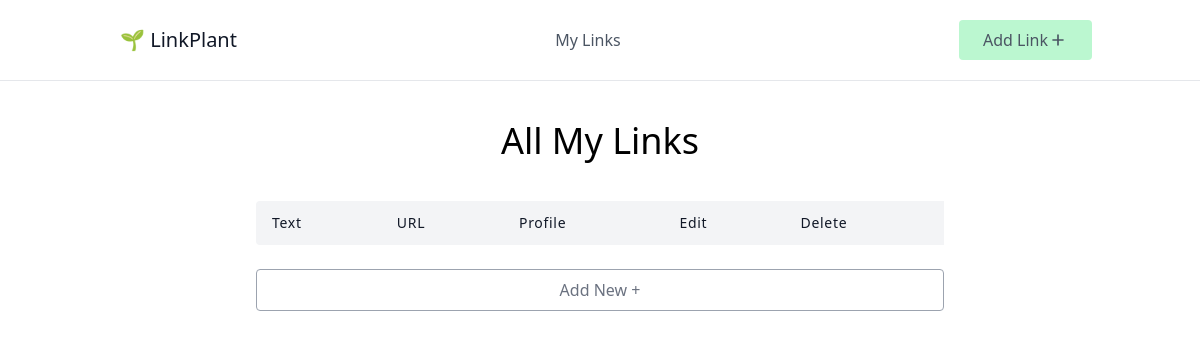
The app's page /, older data.
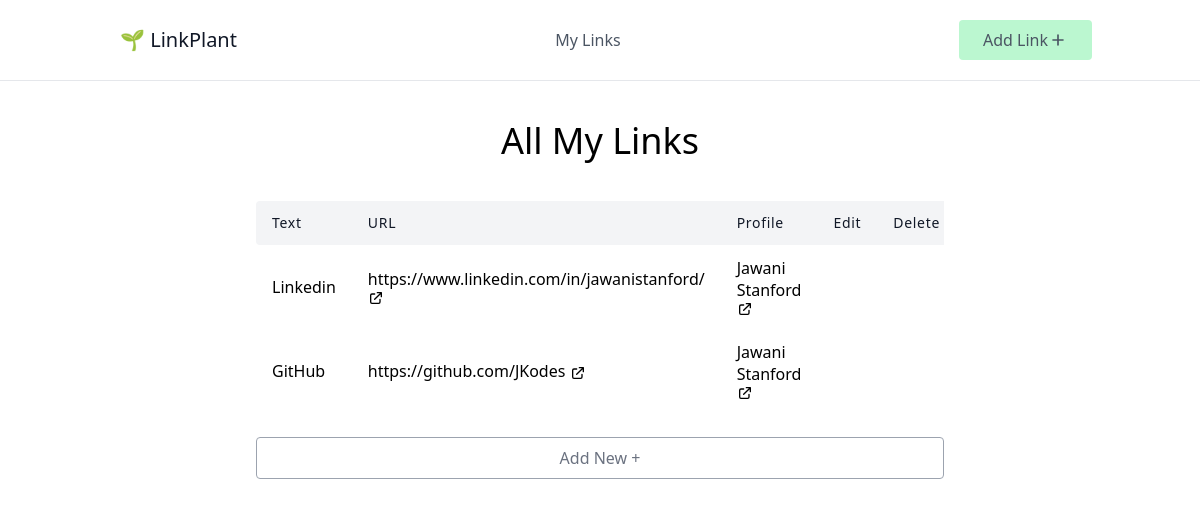
The same page, newer data.
### linksrepo/models.py (models this page shows, shortened)
class Link(models.Model):
    text = models.CharField(max_length=100)
    url = models.URLField()
    profile = models.ForeignKey(Profile, on_delete=models.CASCADE, related_name="links")

class Profile(models.Model):
    BG_CHOICES =(
        ('blue', 'Blue'),
        ('green', 'Green'),
        ('yellow', 'Yellow'),
        )
    name = models.CharField(max_length=100)
    slug = models.SlugField(max_length=100)
    bg_color = models.CharField(max_length=50, choices=BG_CHOICES)

### linksrepo/views.py (the view)
# urls.py: path('', LinkListView.as_view(), name="links-list"),
class LinkListView(ListView):
    model = Link

### linksrepo/templates/linksrepo/link_list.html (shortened to what this page needs)
{% extends 'linksrepo/_base.html' %}
{% block content %}
<h1 class="text-4xl text-center mb-10">All My Links</h1>
<div class="w-full mx-auto overflow-auto">
    <table class="table-auto w-full text-left whitespace-no-wrap">
        <thead>
            <tr>
                <th class="px-4 py-3 title-font tracking-wider font-medium text-gray-900 text-sm bg-gray-100 rounded-tl rounded-bl">Text</th>
                <th class="px-4 py-3 title-font tracking-wider font-medium text-gray-900 text-sm bg-gray-100">URL</th>
                <th class="px-4 py-3 title-font tracking-wider font-medium text-gray-900 text-sm bg-gray-100">Profile</th>
                <th class="px-4 py-3 title-font tracking-wider font-medium text-gray-900 text-sm bg-gray-100">Edit</th>
                <th class="px-4 py-3 title-font tracking-wider font-medium text-gray-900 text-sm bg-gray-100">Delete</th>
            </tr>
        </thead>
        <tbody>
            {% for link in object_list %}
            <tr>
                <td class="px-4 py-3">{{link.text}}</td>
                <td class="px-4 py-3">
                    <a href="{{link.url}}" target="_blank">
                        {{link.url}}
                        <svg xmlns="http://www.w3.org/2000/svg" class="h-4 w-4 inline" fill="none" viewBox="0 0 24 24" stroke="currentColor" stroke-width="2">
                        <path stroke-linecap="round" stroke-linejoin="round" d="M10 6H6a2 2 0 00-2 2v10a2 2 0 002 2h10a2 2 0 002-2v-4M14 4h6m0 0v6m0-6L10 14" />
                        </svg>
                    </a>
                </td>
                <td class="px-4 py-3">
                        {{link.profile.name}}
                        <svg xmlns="http://www.w3.org/2000/svg" class="h-4 w-4 inline" fill="none" viewBox="0 0 24 24" stroke="currentColor" stroke-width="2">
                        <path stroke-linecap="round" stroke-linejoin="round" d="M10 6H6a2 2 0 00-2 2v10a2 2 0 002 2h10a2 2 0 002-2v-4M14 4h6m0 0v6m0-6L10 14" />
                        </svg>
                </td>
            </tr>
        {% endfor %}
      </tbody>
    </table>
        <p class="mt-6 py-2 w-full border rounded border-gray-400 text-center text-gray-500 hover:cursor-pointer hover:bg-gray-100 hover:border-gray-500">
            Add New +
        </p>
  </div>
{% endblock content %}

### linksrepo/templates/linksrepo/_base.html (shortened to what this page needs)
<html>
    <head>
        <script src="https://cdn.tailwindcss.com"></script>
    </head>
    <body>
        <header class="text-gray-600 body-font border-b">
            <div class="container mx-auto flex flex-wrap p-5 flex-col md:flex-row items-center">
              <a href="{% url 'links-list' %}" class="flex title-font font-medium items-center text-gray-900 mb-4 md:mb-0">
                <span class="ml-3 text-xl">🌱 LinkPlant</span>
              </a>
              <nav class="md:ml-auto md:mr-auto flex flex-wrap items-center text-base justify-center">
                <a href="{% url 'links-list' %}" class="mr-5 hover:text-gray-900">My Links</a>
              </nav>
                <button class="inline-flex items-center bg-green-200 border-0 py-2 px-6 focus:outline-none hover:bg-green-300 rounded text-base mt-4 md:mt-0">Add Link
                    <svg xmlns="http://www.w3.org/2000/svg" class="h-5 w-5" fill="none" viewBox="0 0 24 24" stroke="currentColor" stroke-width="2">
                        <path stroke-linecap="round" stroke-linejoin="round" d="M12 6v6m0 0v6m0-6h6m-6 0H6" />
                    </svg>
                </button>
            </div>
          </header>
          <div class="container mx-auto">
            <div class="sm:w-3/4 mx-auto sm:p-10">
                {% block content %}
                {% endblock content %}
            </div>
            </div>
    </body>
</html>

Row changes from the older to the newer data that the page shows:
added Link: text "Linkedin", url "https://www.linkedin.com/in/jawanistanford/", profile.name "Jawani Stanford"
added Link: text "GitHub", url "https://github.com/JKodes", profile.name "Jawani Stanford"
